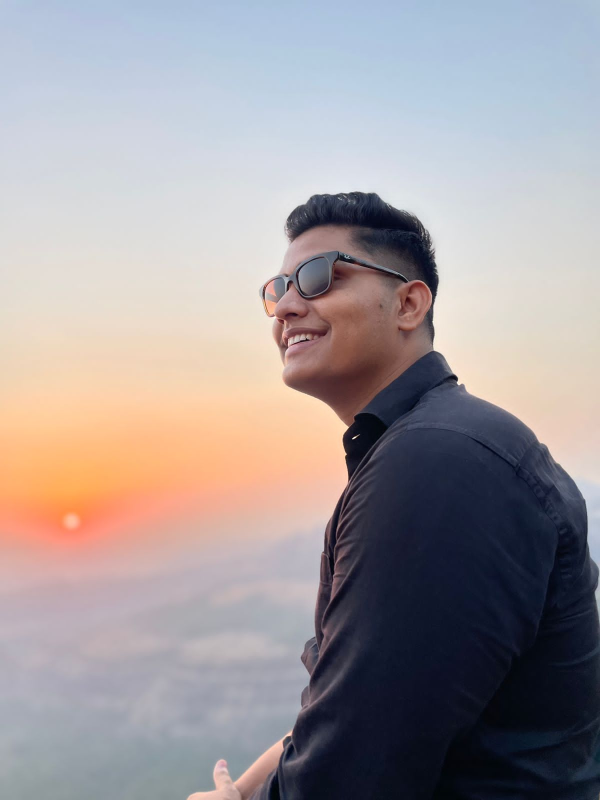
#> input picture RAK_image1.jpg, 1200 x 1600 px (shown at 1/2 size)
$ jupyter execute --allow-errors OPENCV_WSCUBE.ipynb
#> lines starting #> are read from the running program, lines starting #| are printed output that depends on the picture
[cell 1]
import cv2
print(cv2.__version__)
import numpy as np

## READ AND SHOW IMAGES

[cell 2]
img1_raushan=cv2.imread("RAK_image1.jpg")
#> img1_raushan is the input picture: shape (1600, 1200, 3); mean B, G, R 155.6, 153.1, 160.2
img1_gulshan=cv2.imread("GK_image2.jpg",cv2.IMREAD_GRAYSCALE)
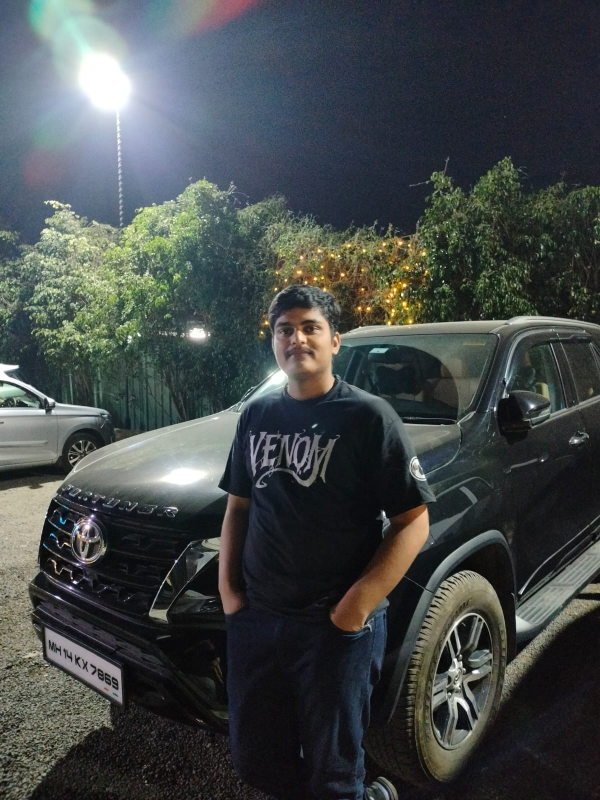
#> input picture GK_image2.jpg, 1200 x 1600 px (shown at 1/2 size)
#> img1_gulshan: shape (1600, 1200); min 0, max 255, mean 71.1

[cell 3]
print(img1_raushan)
#> (printed output is left out)
print(img1_gulshan)
#> (printed output is left out)

[cell 4]
#for single window
cv2.imshow("Raushan_ka_IMAGE",img1_raushan)
cv2.waitKey(10000)
cv2.destroyWindow("Raushan_ka_IMAGE")

[cell 5]
# for multiple windows
cv2.imshow("Raushan_ka_IMAGE",img1_raushan)
cv2.imshow("Gulshan_KA_IMAGE",img1_gulshan)
cv2.waitKey(0)                 #waitKey(milisecond) if passed 0 then to quit press any key
# cv2.destroyWindow("Rajesh_ka_IMAGE")
# cv2.destroyWindow("RAjesh_KA_2NDIMAGE")
# instead of writing multiple lines of code of destroywindow i will use destroyAllWindows()
cv2.destroyAllWindows()

[cell 6]
# if i pass one destroyWindow() without reference then what happen
cv2.imshow("Raushan_ka_IMAGE",img1_raushan)
cv2.imshow("Gulshan_KA_IMAGE",img1_gulshan)
cv2.waitKey(0)
cv2.destroyWindow()
# below we got error because of arguments not passed in destroyWindow() function

[cell 7]
cv2.destroyWindow("Raushan_ka_IMAGE")
cv2.destroyWindow("Gulshan_KA_IMAGE")

[cell 8]
from matplotlib import pyplot as plt
img1_rajesh = cv2.imread("RAK_image1.jpg")
if img1_rajesh is None:
    print("Image not found! Check path.")
else:
    img_rgb = cv2.cvtColor(img1_rajesh, cv2.COLOR_BGR2RGB)
    plt.imshow(img_rgb)
    plt.title("Raushan_ka_IMAGE")
    plt.axis('off')
    plt.show()

## SHOW MULTIPLE IMAGES AND SLIDESHOW

[cell 9]
# here we have done resizing and that resized image is passed as a parameter to imshow() function
img1_gulshan=cv2.imread("GK_image2.jpg",cv2.IMREAD_COLOR)
#> img1_gulshan is the input picture: shape (1600, 1200, 3); mean B, G, R 72.4, 72.6, 67.5
img_resize=cv2.resize(img1_gulshan,(500,700))
cv2.imshow("Gulshan_resized_image",img_resize)
cv2.waitKey(0)
cv2.destroyAllWindows()

[cell 10]
import numpy as np

[cell 11]
# Multiple images for that we will use hstack and vstack of numpy
img1_gulshan=cv2.imread("GK_image2.jpg",cv2.IMREAD_COLOR)
img_resize=cv2.resize(img1_gulshan,(400,700))
#> img_resize: shape (700, 400, 3)
h=np.hstack((img_resize,img_resize))
cv2.imshow("Gulshan_resized_image",h)
cv2.waitKey(0)
cv2.destroyAllWindows()

[cell 12]
# using vstack
img1_gulshan=cv2.imread("GK_image2.jpg",cv2.IMREAD_COLOR)
img_resize=cv2.resize(img1_gulshan,(500,400))
#> img_resize: shape (400, 500, 3)
v=np.vstack((img_resize,img_resize))
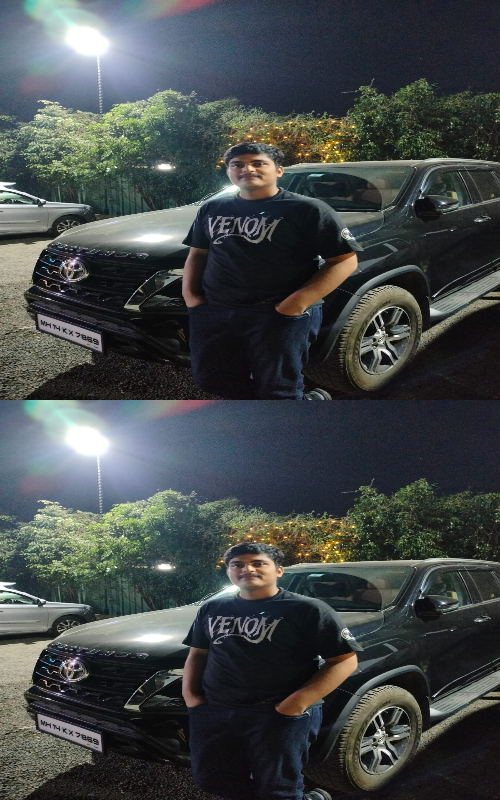
#> v: shape (800, 500, 3); mean B, G, R 72.4, 72.6, 67.4
cv2.imshow("Gulshan_resized_image",v)
cv2.waitKey(0)
cv2.destroyAllWindows()

[cell 13]
# combining hstack and vstack
img1_gulshan=cv2.imread("GK_image2.jpg",cv2.IMREAD_COLOR)
img_resize=cv2.resize(img1_gulshan,(350,400))
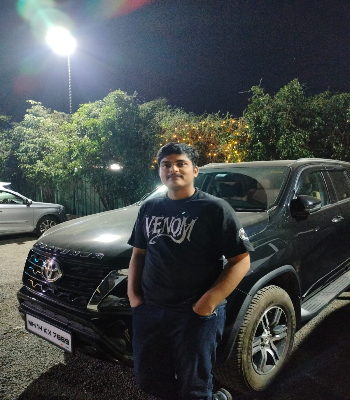
#> img_resize: shape (400, 350, 3); mean B, G, R 72.4, 72.6, 67.4
h=np.hstack((img_resize,img_resize,img_resize,img_resize))
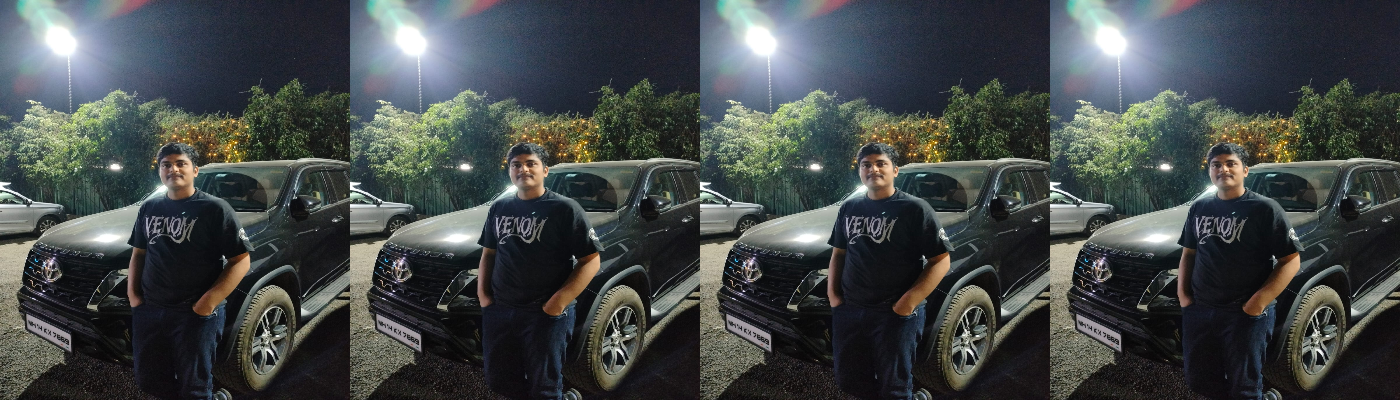
#> h: shape (400, 1400, 3); mean B, G, R 72.4, 72.6, 67.4
v=np.vstack((h,h))
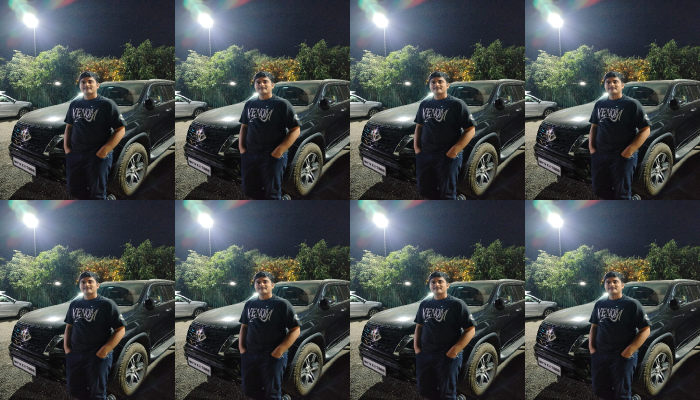
#> v: shape (800, 1400, 3) (shown at 1/2 size); mean B, G, R 72.4, 72.6, 67.4
cv2.imshow("Gulshan_resized_image",v)
cv2.waitKey(0)
cv2.destroyAllWindows()

[cell 14]
import os

#> (a cell that did not finish here is left out)

#> (a cell that did not finish here is left out)

[cell 17]
# in the Folder actually the files are here and there so when loop encounters with not ending .jpg format it prints No files ends with .jpg

#> (a cell that did not finish here is left out)

[cell 19]
#cv2.IMREAD_COLOR
img=cv2.imread("GK_image4.jpg",cv2.IMREAD_COLOR)
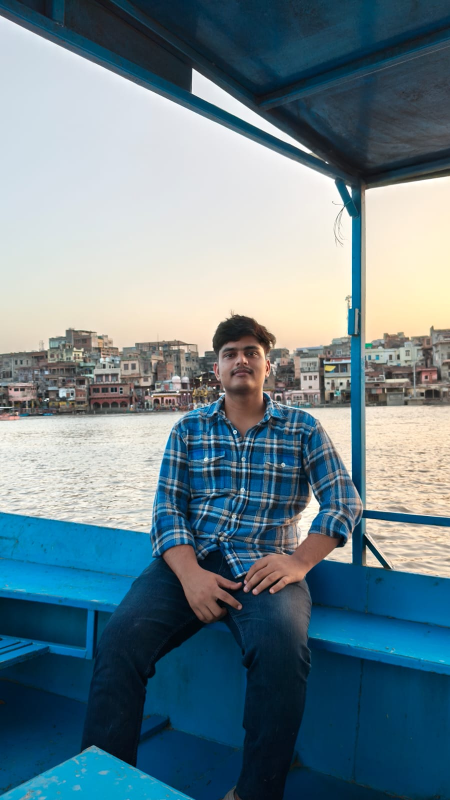
#> input picture GK_image4.jpg, 900 x 1600 px (shown at 1/2 size)
#> img is the input picture: shape (1600, 900, 3); mean B, G, R 139.7, 129.5, 106
#print(img)
print(f"The shape of image is :{img.shape}")
#| The shape of image is :(1600, 900, 3)
img_resized=cv2.resize(img,(500,600))
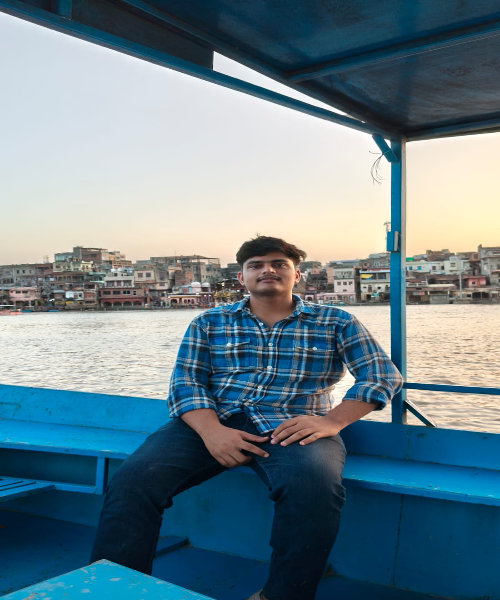
#> img_resized: shape (600, 500, 3); mean B, G, R 139.7, 129.5, 106
cv2.imshow("GULSHAN_KUMAR",img_resized)
cv2.waitKey(0)
cv2.destroyAllWindows()

[cell 20]
# cv2.IMREAD_GRAYSCALE
# the shape of image is (1600,900) and 3 is not there as it is not consisting of RGB Combination
img=cv2.imread("GK_image4.jpg",cv2.IMREAD_GRAYSCALE)
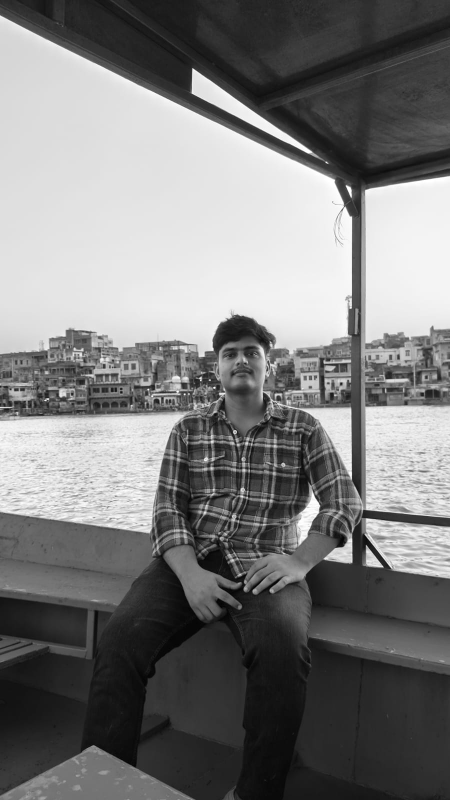
#> img: shape (1600, 900) (shown at 1/2 size); min 0, max 255, mean 123.6
#print(img)
print(f"The shape of image is :{img.shape}")
#| The shape of image is :(1600, 900)
img_resized=cv2.resize(img,(500,600))
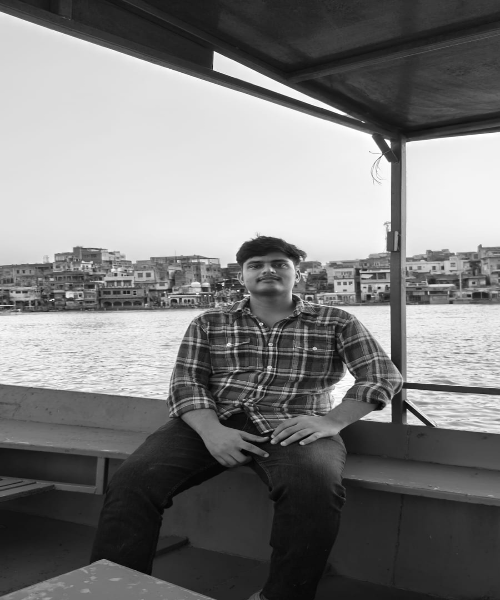
#> img_resized: shape (600, 500); min 2, max 255, mean 123.6
cv2.imshow("GULSHAN_KUMAR",img_resized)
cv2.waitKey(0)
cv2.destroyAllWindows()

[cell 21]
# here the shape is of 4 which is due to alpha channel (transparency).
#So if your image has RGBA (Red, Green, Blue, Alpha) → you get 4 channels.
img=cv2.imread("Rolex_logo.png",cv2.IMREAD_UNCHANGED)
#print(img)
#> (the rest of this cell did not finish here and is left out)

## Text Over AN IMAGE

[cell 22]
img=cv2.imread("RK_image1.jpg")
#> (the rest of this cell did not finish here and is left out)

[cell 23]
#if bottomLeftOrigin is True
img=cv2.imread("RK_image1.jpg")
#> (the rest of this cell did not finish here and is left out)

[cell 24]
#Combined
# for that we passed the txt parameter to the img in putText() of another one so it created both
img=cv2.imread("RK_image1.jpg")
#> (the rest of this cell did not finish here and is left out)

## Draw Line and Rectangle on Image

[cell 25]
img=cv2.imread("RAK_image1.jpg")
img_resize=cv2.resize(img,(500,700))
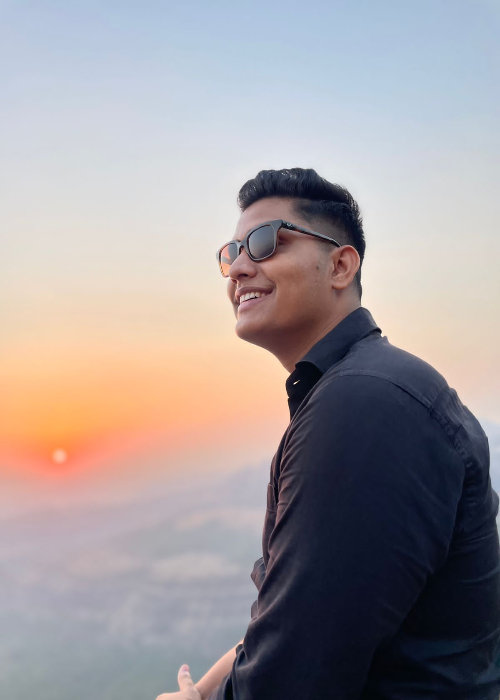
#> img_resize: shape (700, 500, 3); mean B, G, R 155.6, 153.1, 160.1
cv2.imshow("RAUSHAN_IMAGE",img_resize)
cv2.waitKey(0)
cv2.destroyAllWindows()

[cell 26]
#now we are moving for line drawing use line() function
img=cv2.imread("RAK_image1.jpg")
img_resize=cv2.resize(img,(500,700))
Line_wala_image=cv2.line(img=img_resize, pt1=(210,210), pt2=(320,190), color=(0,255,0), thickness=2, lineType=cv2.LINE_8, shift=0)
cv2.imshow("RAUSHAN_IMAGE",img_resize)
cv2.waitKey(0)
cv2.destroyAllWindows()

[cell 27]
# now we are moving for rectangle() in that pt1 is same as line but pt2 will be diagonal of pt1 in rectangle()
img=cv2.imread("RAK_image1.jpg")
img_resize=cv2.resize(img,(500,700))
Line_wala_image=cv2.rectangle(img=img_resize, pt1=(210,190), pt2=(330,350), color=(0,255,0), thickness=2, lineType=cv2.LINE_8, shift=0)
cv2.imshow("RAUSHAN_IMAGE",img_resize)
cv2.waitKey(0)
cv2.destroyAllWindows()

[cell 28]
# now we will add the text to the image having box
img=cv2.imread("RAK_image1.jpg")
img_resize=cv2.resize(img,(500,700))
txt=cv2.putText(img=img_resize,
                 text="Raushan_kumar",
                 org=(150,180),
                 fontFace=cv2.FONT_HERSHEY_PLAIN,
                 fontScale=2, #responsible to the length and width of whole word
                 color=(0,0,255),
                 thickness=2, # define the thickness of letters in words
                 lineType=cv2.LINE_4,
                 bottomLeftOrigin=False)
Line_wala_image=cv2.rectangle(img=img_resize, pt1=(210,190), pt2=(330,350), color=(0,255,0), thickness=2, lineType=cv2.LINE_8, shift=0)
cv2.imshow("RAUSHAN_IMAGE",img_resize)
cv2.waitKey(0)
cv2.destroyAllWindows()
